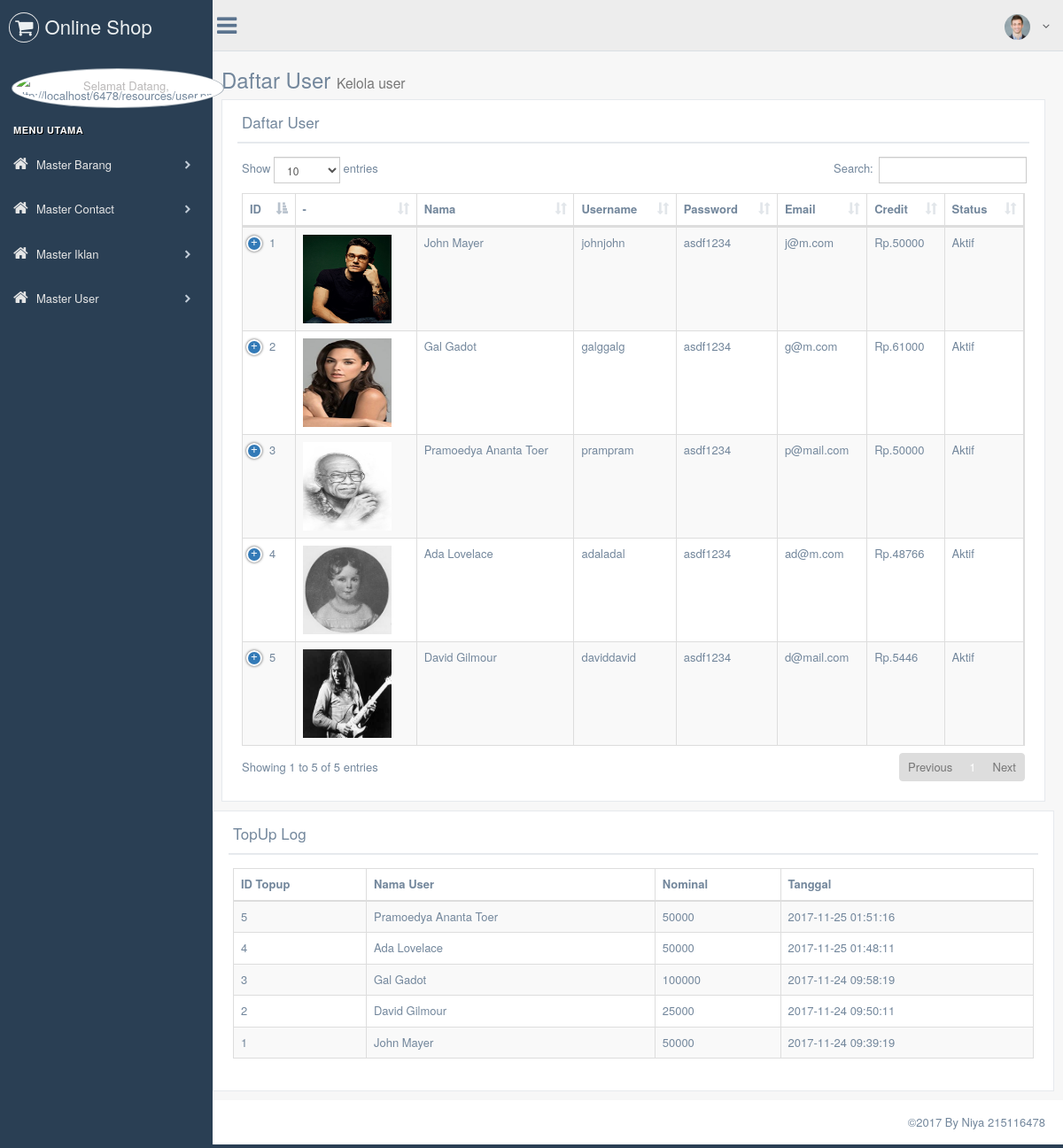
Page /index.php/admin/masterUser on the committed database.
### tables this page shows
CREATE TABLE `user` (
  `ID_USER` int(11) NOT NULL,
  `NAME_USER` varchar(50) NOT NULL,
  `USERNAME_USER` varchar(50) NOT NULL,
  `PASSWORD_USER` varchar(50) NOT NULL,
  `EMAIL_USER` varchar(50) NOT NULL,
  `STATUS_USER` int(11) NOT NULL DEFAULT '1',
  `FILE_USER` varchar(100) NOT NULL,
  `CREDIT_USER` int(10) NOT NULL DEFAULT '0'
);

CREATE TABLE `topup` (
  `ID_TOPUP` int(50) NOT NULL,
  `ID_USER` int(50) NOT NULL,
  `NOMINAL` int(200) NOT NULL,
  `TIMESTAMP` timestamp NOT NULL DEFAULT CURRENT_TIMESTAMP ON UPDATE CURRENT_TIMESTAMP
);

### application/controllers/Admin.php (called while the page is built, shortened)
<?php
class Admin extends CI_Controller{
	function __construct(){
		$this->load->helper(array('url','form','cookie'));
		$this->load->library(array('form_validation','session','pagination','cart'));
		$models=array(
			'M_User'=>'user',
			'M_Barang'=>'barang',
			'M_Iklan'=>'iklan',
			'M_Transaction'=>'trans'
		);
		$this->load->model($models);
	}
	public function masterUser(){
			$data['container']=array("admin/masterUser/master_user_view","admin/masterUser/topup_log_view");
			$data['templateData']=array(
				"title"=>"Daftar User",
				"description"=>"Kelola user"
			);
			$data["topup"]=$this->trans->getAllTopupLog();
			$data["user"]=$this->user->getAllUser();
			$this->load->view('template/template_admin',$data);
	}
}
?>

### index.php (called while the page is built, shortened)
<?php
require_once BASEPATH.'core/CodeIgniter.php';

### application/models/M_User.php (called while the page is built, shortened)
<?php
class M_User extends CI_Model{
	public function getAllUser(){
		return $this->db->get('user')->result_array();
	}
}

### application/models/M_Transaction.php (called while the page is built, shortened)
<?php
class M_Transaction extends CI_Model{
	public function getAllTopupLog(){
		$this->db->select("*");
		$this->db->from("topup");
		$this->db->join("user","user.ID_USER=topup.ID_USER");
		$this->db->order_by("TIMESTAMP","desc");
		return $this->db->get()->result_array();
	}
}

### application/views/admin/masterUser/master_user_view.php (the view, shortened to what this page needs)
<div class="row">
	<div class="col-md-12 col-sm-12 col-xs-12">
		<div class="x_panel">
			<div class="x_title">
				<h2>Daftar User</h2>
				<div class="clearfix"></div>
			</div>
			<div class="x_content">
				<table id="datatable-responsive" class="table table-striped table-bordered dt-responsive nowrap" cellspacing="0" width="100%">
				  <thead>
					<tr>
						<th>ID</th>
						<th> - </th>
						<th>Nama</th>
						<th>Username</th>
						<th>Password</th>
						<th>Email</th>
						<th>Credit</th>
						<th>Status</th>
					</tr>
				  </thead>
				  <tbody>
				  <?php for($i=0;$i<count($user);$i++){
				    echo
				    '<tr>
				    <td>'.$user[$i]['ID_USER'].'</td>
				    <td><img src="http://localhost/6478/uploads/user/'.$user[$i]['FILE_USER'].'" width="100px" height="100px" />&nbsp;</td>
				    <td>'.$user[$i]['NAME_USER'].'</td>
				    <td>'. $user[$i]['USERNAME_USER'].'</td>
				    <td>'.$user[$i]['PASSWORD_USER'].'</td>
				    <td>'.$user[$i]['EMAIL_USER'].'</td>
				    <td>Rp.'.$user[$i]['CREDIT_USER'].'</td>';
				    $stat="";
				    if($user[$i]['STATUS_USER']==0)$stat="Tidak Aktif";else $stat="Aktif";
				    echo '<td>'.$stat.'</td>';
				echo '<td>';?>
				</tr>
				<?php }?>
				  </tbody>
				</table>
			</div>
	</div>
</div>

### application/views/admin/masterUser/topup_log_view.php
<div class="row">
	<div class="col-md-12 col-sm-12 col-xs-12">
		<div class="x_panel">
			<div class="x_title">
				<h2>TopUp Log</h2>
				<div class="clearfix"></div>
			</div>
			<div class="x_content">
				<table id="datatable-responsive" class="table table-striped table-bordered dt-responsive nowrap" cellspacing="0" width="100%">
				  <thead>
					<tr>
						<th>ID Topup</th>
						<th>Nama User</th>
						<th>Nominal</th>
						<th>Tanggal</th>
					</tr>
				  </thead>
				  <tbody>
				  <?php for($i=0;$i<count($topup);$i++){
				    echo
				    '<tr>
				    <td>'.$topup[$i]['ID_TOPUP'].'</td>
				    <td>'.$topup[$i]['NAME_USER'].'</td>
				    <td>'. $topup[$i]['NOMINAL'].'</td>
				    <td>'.$topup[$i]['TIMESTAMP'].'</td>';
				    ?>
					</tr>
				<?php }?>
				  </tbody>
				</table>
			</div>
	</div>
</div>

### rows in the picture
user: ID_USER "1", FILE_USER (picture), NAME_USER "John Mayer", USERNAME_USER "johnjohn", PASSWORD_USER "asdf1234", EMAIL_USER "j@m.com", CREDIT_USER "50000", STATUS_USER "Aktif"
user: ID_USER "2", FILE_USER (picture), NAME_USER "Gal Gadot", USERNAME_USER "galggalg", PASSWORD_USER "asdf1234", EMAIL_USER "g@m.com", CREDIT_USER "61000", STATUS_USER "Aktif"
user: ID_USER "3", FILE_USER (picture), NAME_USER "Pramoedya Ananta Toer", USERNAME_USER "prampram", PASSWORD_USER "asdf1234", EMAIL_USER "p@mail.com", CREDIT_USER "50000", STATUS_USER "Aktif"
user: ID_USER "4", FILE_USER (picture), NAME_USER "Ada Lovelace", USERNAME_USER "adaladal", PASSWORD_USER "asdf1234", EMAIL_USER "ad@m.com", CREDIT_USER "48766", STATUS_USER "Aktif"
user: ID_USER "5", FILE_USER (picture), NAME_USER "David Gilmour", USERNAME_USER "daviddavid", PASSWORD_USER "asdf1234", EMAIL_USER "d@mail.com", CREDIT_USER "5446", STATUS_USER "Aktif"
topup: ID_TOPUP "5", ID_USER.NAME_USER "Pramoedya Ananta Toer", NOMINAL "50000", TIMESTAMP "2017-11-25 01:51:16"
topup: ID_TOPUP "4", ID_USER.NAME_USER "Ada Lovelace", NOMINAL "50000", TIMESTAMP "2017-11-25 01:48:11"
topup: ID_TOPUP "3", ID_USER.NAME_USER "Gal Gadot", NOMINAL "100000", TIMESTAMP "2017-11-24 09:58:19"
topup: ID_TOPUP "2", ID_USER.NAME_USER "David Gilmour", NOMINAL "25000", TIMESTAMP "2017-11-24 09:50:11"
topup: ID_TOPUP "1", ID_USER.NAME_USER "John Mayer", NOMINAL "50000", TIMESTAMP "2017-11-24 09:39:19"

### other values in the picture
$templateData["title"] "Daftar User"
$templateData["description"] "Kelola user"
